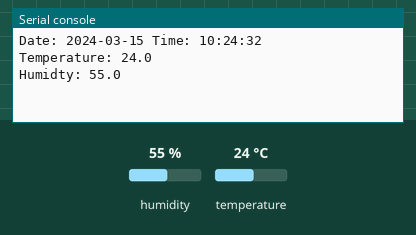
The program below on a simulated Raspberry Pi Pico running MicroPython. On the bench: the last lines printed to the serial console. The test bench sets the inputs (shaded band); at power-on: humidity 55 %, temperature 24 °C. The clock reads 2024-03-15 10:24:30 at power-on unless the program sets it.

Above: at 2.2 s.
2.3 s: humidity set to 22 %
At 3.6 s:
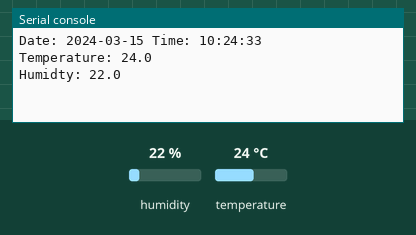
3.8 s: temperature set to 12 °C
5.3 s: humidity set to 40 %
At 6.5 s:
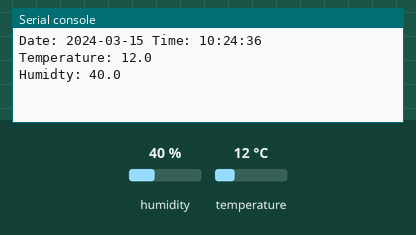
Timing chart, 0 to 8.3 s (numbered marks = the images above; inputs shaded):
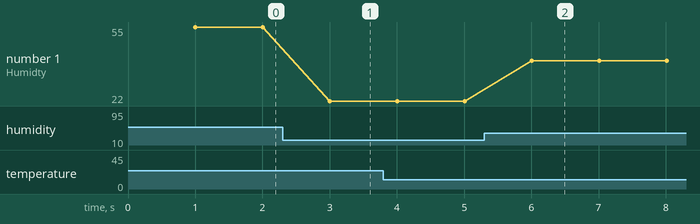

The program:

dht_main.py
```python
from machine import Pin
import utime

from dht import DHT11, InvalidChecksum

# défini la broche pour les données et tire la broche vers le bas pour lire les données
pin = Pin(0, Pin.OUT, Pin.PULL_DOWN)
sensor = DHT11(pin)

#attend une seconde pour laisser le capteur s'allumer
utime.sleep(1)

while True:

    # pour obtenir le temps
    (year, month, day, hour, minute, second, millis, _tzinfo) = utime.localtime()

    # on imprime la date et le temps
    print("Date: %d-%02d-%02d Time: %02d:%02d:%02d" % (year, month, day, hour, minute, second))

    try:
        print("Temperature: {}".format(sensor.temperature))
        print("Humidty: {}".format(sensor.humidity))
    #except InvalidChecksum:
    except:
        print("Checksum from the sensor was invalid")

    print("\n")
    # temps entre la lecture des données
    utime.sleep(1)
```

Measured:
- after the input at 2.3 s, the serial console: prints a new line after 0.70 s (image 1)
- after the input at 5.3 s, the serial console: prints a new line after 0.71 s (image 2)
- plotted number 1: 55 → 22 after the input at 2.3 s
